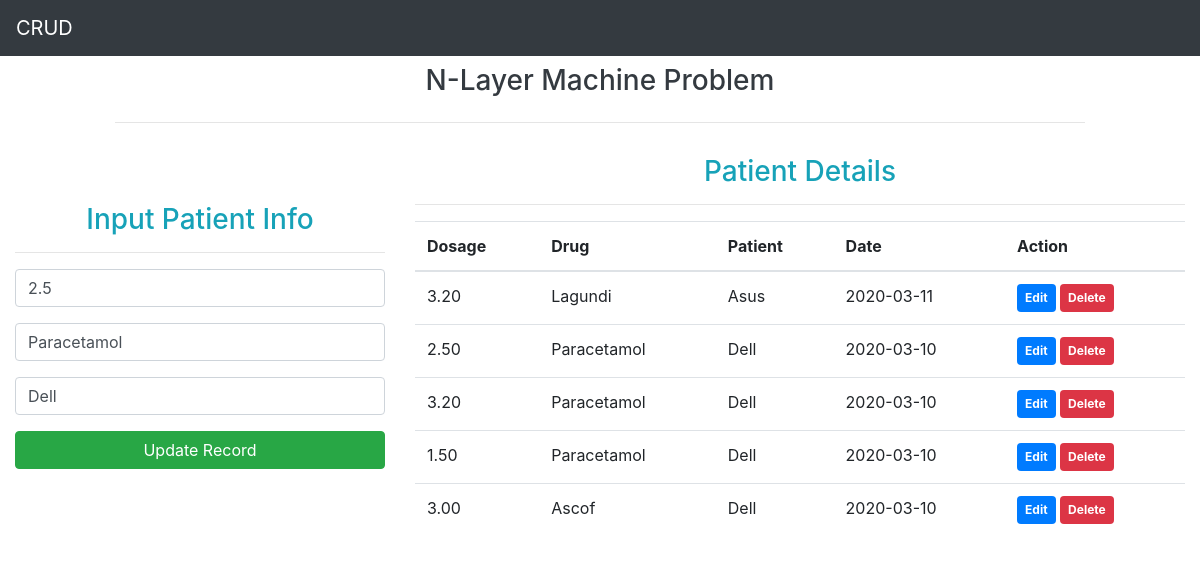
The app's page /index.php?edit=20 with its own data.
### tables this page shows
CREATE TABLE `patient` (
  `id` int(11) NOT NULL,
  `dosage` float(7,4) NOT NULL,
  `drug` varchar(50) NOT NULL,
  `patient` varchar(50) NOT NULL,
  `date` date NOT NULL
);

### action.php (called while the page is built, shortened)
<?php
	include 'config.php';
	if (isset($_GET['edit'])) {
		 $id = $_GET['edit'];
		 $query = "SELECT * FROM patient WHERE id=?";
		 $stmt = $conn->prepare($query);
		 $stmt->bind_param("i", $id);
		 $stmt->execute();
		 $result = $stmt->get_result();
		 $row = $result->fetch_assoc();
		 $dosage = $row['dosage'];
		 $drug = $row['drug'];
		 $patient = $row['patient'];
		 $update = true;
	}
?>

### index.php (the view, shortened to what this page needs)
<?php include 'action.php'; ?>
<!DOCTYPE html>
<html lang="en">
<head>
<link rel="stylesheet" href="https://maxcdn.bootstrapcdn.com/bootstrap/4.4.1/css/bootstrap.min.css">
</head>
<body>
<nav class="navbar navbar-expand-md bg-dark navbar-dark">
  		<a class="navbar-brand" href="index.php">CRUD</a>
  <div class="collapse navbar-collapse" id="collapsibleNavbar">
    <ul class="navbar-nav">
      <li class="nav-item">
        <a class="nav-link" href="#"></a>
      </li>
      <li class="nav-item">
        <a class="nav-link" href="#"></a>
      </li>
    </ul>
  </div>
</nav>
<div class="container-fluid">
	<div class="row justify-content-center">
		<div class="col-md-10">
			<h3 class="text-center text-dark p-2">N-Layer Machine Problem</h3>
			<hr>
		</div>
	</div>
	<div class="row">
		<div class="col-md-4 mt-5">
			<h3 class="text-center text-info mt-3">Input Patient Info</h3>
			<hr>
			<form action="action.php" method="POST" enctype="multipart/form-data">
				<div class="form-group">
					<input type="number" name="dosage" class="form-control" value="<?= $dosage; ?>" onchange="setFourNumberDecimal()" min="0" max="50" step="0.10" value="0.00" placeholder="Input Dosage" required />
				</div>
				<div class="form-group">
					<input type="text" name="drug" class="form-control" value="<?= $drug; ?>" placeholder="Input Drug" required>
				</div>
				<div class="form-group">
					<input type="text" name="patient" class="form-control" value="<?= $patient; ?>" placeholder="Input Patient" required>
				</div>
				<div class="form-group">
					<?php if($update==true) { ?>
						<input type="submit" name="update" class="btn btn-success btn-block" value="Update Record" onclick="return confirm('Do you want to update this record?')">
					<?php } else {	?>
						<input type="submit" name="save" class="btn btn-primary btn-block" value="Add Record" onclick="return confirm('Do you want to save this record?')">
					<?php } ?>
				</div>
			</form>
		</div>
		<div class="col-md-8">
				<?php
					$query = "SELECT * FROM patient ORDER BY date DESC";
					$stmt = $conn->prepare($query);
					$stmt->execute();
					$result = $stmt->get_result();
				?>
			<h3 class="text-center text-info mt-3">Patient Details</h3>
			<hr>
			<table class="table table-hover">
				<thead>
					<tr>
						<th>Dosage</th>
						<th>Drug</th>
						<th>Patient</th>
						<th>Date</th>
						<th colspan="2">Action</th>
					</tr>
				</thead>
				<tbody>
					<?php while($row=$result->fetch_assoc()) { ?>
					<tr>
						<td><?= number_format($row['dosage'],2); ?></td>
						<td><?= $row['drug']; ?></td>
						<td><?= $row['patient']; ?></td>
						<td><?= $row['date']; ?></td>
						<td>
							<a href="index.php?edit=<?= $row['id']; ?>" class="badge badge-primary p-2">Edit</a>
							<a href="action.php?delete=<?= $row['id']; ?>" class="badge badge-danger p-2" onclick="return confirm('Do you want to delete this record?')">Delete</a>
						</td>
					</tr>
				<?php } ?>
				</tbody>
			</table>
		</div>
	</div>
</div>
</body>
</html>

### records on screen
patient: dosage "2.5", drug "Paracetamol", patient "Dell", dosage "2.50", date "2020-03-10"
patient: dosage "3.20", drug "Lagundi", patient "Asus", date "2020-03-11"
patient: dosage "3.20", drug "Paracetamol", patient "Dell", date "2020-03-10"
patient: dosage "1.50", drug "Paracetamol", patient "Dell", date "2020-03-10"
patient: dosage "3.00", drug "Ascof", patient "Dell", date "2020-03-10"
